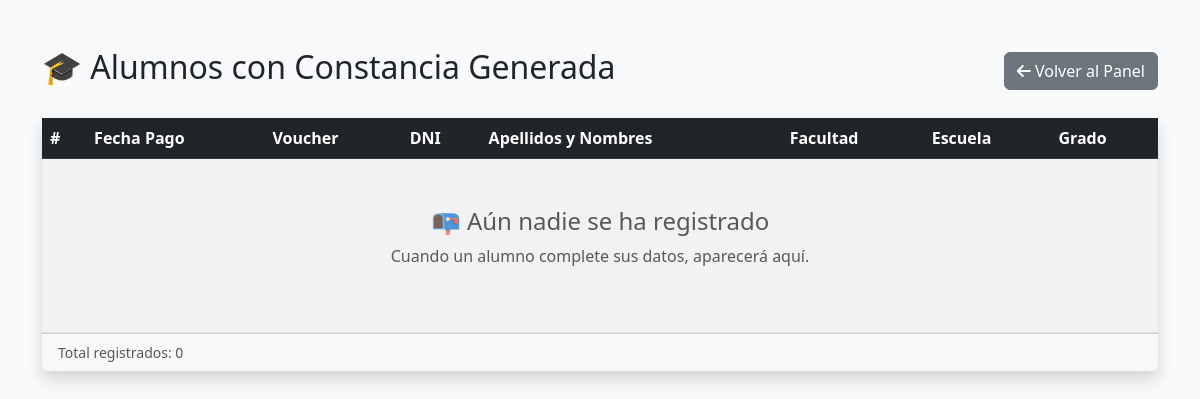
Before: /admin/lista (signed in) with the older database file.
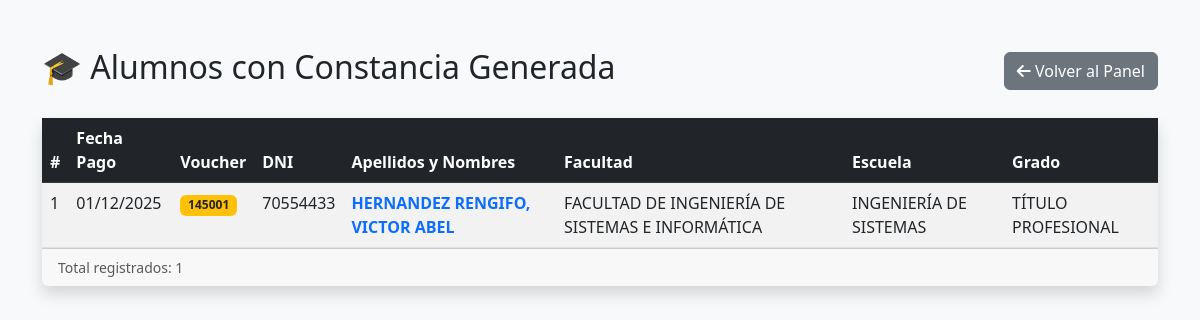
After: the same page with the newer database file.
### app.py (models this page shows)
class Alumno(db.Model):
    __tablename__ = 'alumnos'
    id = db.Column(db.Integer, primary_key=True)
    voucher = db.Column(db.String(50), index=True)
    dni = db.Column(db.String(20), index=True)
    fecha_pago = db.Column(db.String(20))
    monto = db.Column(db.Float)
    nombre = db.Column(db.String(150))
    facultad = db.Column(db.String(150))
    escuela = db.Column(db.String(150))
    grado = db.Column(db.String(50))
    fecha_registro = db.Column(db.DateTime, default=datetime.now)
    numero_anual = db.Column(db.Integer)
    anio_registro = db.Column(db.Integer)

### app.py (the view)
@app.route('/admin/lista')
def admin_lista():
    if not session.get('admin_logged_in'): return redirect(url_for('login_admin'))
    if not session.get('p_reportes'):
        flash("⛔ Sin permiso.")
        return redirect(url_for('admin'))
    alumnos = Alumno.query.filter(Alumno.nombre != None).order_by(Alumno.id.desc()).all()
    return render_template('admin_lista.html', alumnos=alumnos, usuario=session.get('admin_user'))

### templates/admin_lista.html (shortened to what this page needs)
<!DOCTYPE html>
<html lang="es">
<head>
    <link href="https://cdn.jsdelivr.net/npm/bootstrap@5.3.0/dist/css/bootstrap.min.css" rel="stylesheet">
    <link rel="stylesheet" href="https://cdnjs.cloudflare.com/ajax/libs/font-awesome/6.0.0/css/all.min.css">
</head>
<body class="bg-light">
<div class="container py-5">
    <div class="d-flex justify-content-between align-items-center mb-4">
        <h2>🎓 Alumnos con Constancia Generada</h2>
        <a href="/admin" class="btn btn-secondary">
            <i class="fas fa-arrow-left"></i> Volver al Panel
        </a>
    </div>
    <div class="card shadow border-0">
        <div class="card-body p-0">
            <div class="table-responsive">
                <table class="table table-striped table-hover mb-0">
                    <thead class="table-dark">
                        <tr>
                            <th>#</th>
                            <th>Fecha Pago</th>
                            <th>Voucher</th>
                            <th>DNI</th>
                            <th>Apellidos y Nombres</th>
                            <th>Facultad</th>
                            <th>Escuela</th>
                            <th>Grado</th>
                        </tr>
                    </thead>
                    <tbody>
                        {% for a in alumnos %}
                        <tr>
                            <td>{{ loop.index }}</td>
                            <td>{{ a.fecha_pago }}</td>
                            <td><span class="badge bg-warning text-dark">{{ a.voucher }}</span></td>
                            <td>{{ a.dni }}</td>
                            <td class="fw-bold text-primary">{{ a.nombre }}</td>
                            <td>{{ a.facultad }}</td>
                            <td>{{ a.escuela }}</td>
                            <td>{{ a.grado }}</td>
                        </tr>
                        {% else %}
                        <tr>
                            <td colspan="8" class="text-center py-5 text-muted">
                                <h4>📭 Aún nadie se ha registrado</h4>
                                <p>Cuando un alumno complete sus datos, aparecerá aquí.</p>
                            </td>
                        </tr>
                        {% endfor %}
                    </tbody>
                </table>
            </div>
        </div>
        <div class="card-footer text-muted small">
            Total registrados: {{ alumnos|length }}
        </div>
    </div>
</div>
</body>
</html>

Changed rows visible on the page:
added Alumno: fecha_pago "01/12/2025", voucher "145001", dni "70554433", nombre "HERNANDEZ RENGIFO, VICTOR ABEL", facultad "FACULTAD DE INGENIERÍA DE SISTEMAS E INFORMÁTICA", escuela "INGENIERÍA DE SISTEMAS", grado "TÍTULO PROFESIONAL"
Other visible differences:
{{ alumnos|length }}: "0" → "1"
text no longer shown: "📭 Aún nadie se ha registrado Cuando un alumno complete sus datos, aparecerá aquí."
